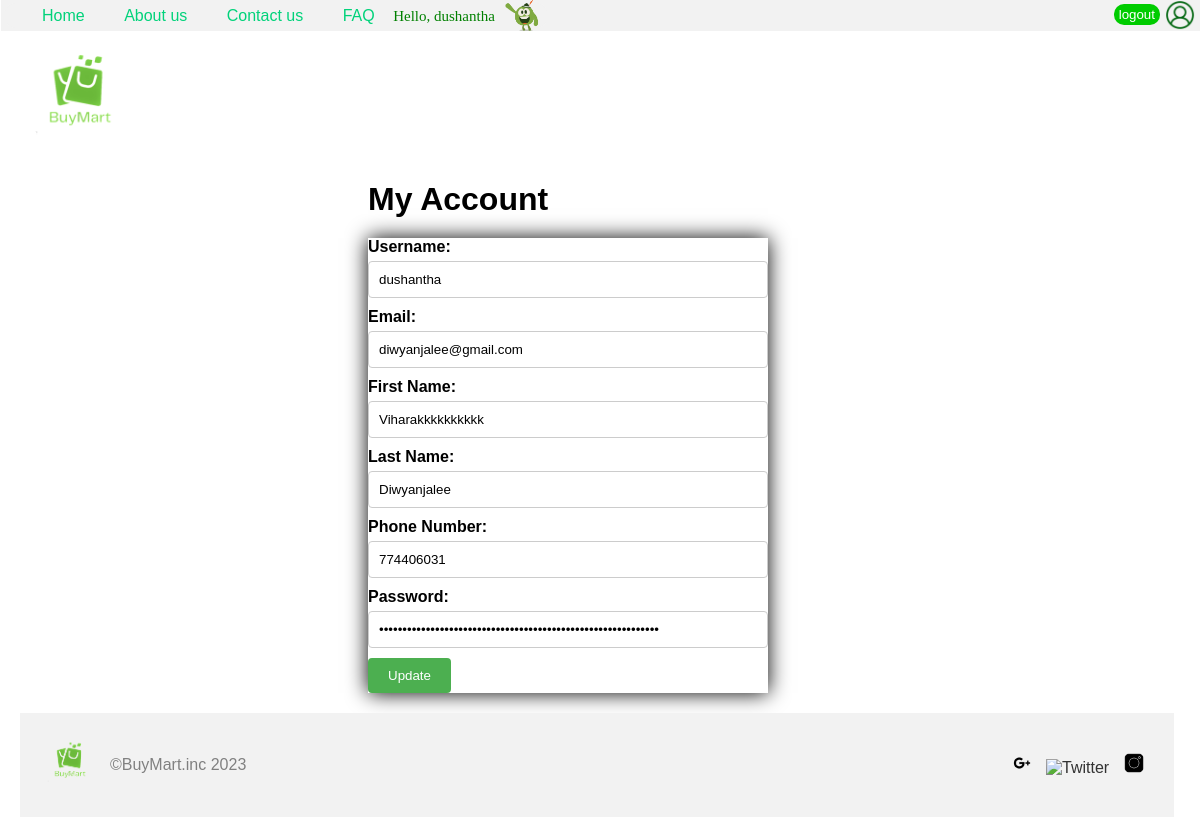
/reguser/myacc.php (signed in), run on the app's committed database.
### tables this page shows
CREATE TABLE `customer` (
  `user_Id` int(12) NOT NULL,
  `userName` varchar(30) NOT NULL,
  `email` varchar(30) NOT NULL,
  `first_name` varchar(50) NOT NULL,
  `last_name` varchar(50) NOT NULL,
  `phone_number` int(20) NOT NULL,
  `password` varchar(100) NOT NULL,
  `image` varchar(100) NOT NULL
);

### reguser/myacc.php (the view, shortened to what this page needs)
<!DOCTYPE html>
<html>
<head>
<link rel="stylesheet" href="../home page/style/style.css">
</head>
<body>
<a href="#" ><img src="../home page/img/logo.png" class="logo"></a>
	<div class="header">
		<div class="navbar">
			<a href="loggedhome.php"  >Home</a>
			<a href="aboutusn1.php" >About us</a>
			<a href="contactus.php">Contact us</a>
			<a href="qna.php">FAQ</a>
			<?php
echo "<span class='hello'>";
echo "Hello, " . $_SESSION['username'];
echo "</span>";
?>
	<img src="../home page/img/giphy.gif" id='hello'></div>
	</div>
	<div class="sublog">
		<button id="log"><a href="../home page/logout.php">logout</a></button>
	</div>
	<a href="myacc.php"><img src="../home page/img/account.png" class="acc"></a>
    <h1>My Account</h1>
    <?php
    $servername = "localhost";
    $username = "root";
    $password = "";
    $dbname = "buymart";
    $conn = new mysqli($servername, $username, $password, $dbname);
    $customerId = $_SESSION['username'];
    $sql = "SELECT * FROM customer WHERE userName = '$customerId'";
    $result = $conn->query($sql);
    if ($result->num_rows > 0) {
        $row = $result->fetch_assoc();
        $userName = $row["userName"];
        $email = $row["email"];
        $firstName = $row["first_name"];
        $lastName = $row["last_name"];
        $phoneNumber = $row["phone_number"];
        $password = $row["password"];
        ?>
        <form action="update_customer.php" method="post">
            <label for="userName">Username:</label>
            <input type="text" name="userName" value="<?php echo $userName; ?>"><br>
            <label for="email">Email:</label>
            <input type="email" name="email" value="<?php echo $email; ?>"><br>
            <label for="firstName">First Name:</label>
            <input type="text" name="firstName" value="<?php echo $firstName; ?>"><br>
            <label for="lastName">Last Name:</label>
            <input type="text" name="lastName" value="<?php echo $lastName; ?>"><br>
            <label for="phoneNumber">Phone Number:</label>
            <input type="text" name="phoneNumber" value="<?php echo $phoneNumber; ?>"><br>
            <label for="password">Password:</label>
            <input type="password" name="password" value="<?php echo $password; ?>"><br>
            <input type="submit" value="Update">
        </form>
        <?php
    } else {
        echo "Customer data not found.";
    }
    ?>
    <footer class="footer">
    <div class="footer-logo">
      <a href="http://localhost/buymart/Admin%20-%20Backend/Homepage.php"><img src="../home page/img/logo.png" alt="Logo"><a/>
    </div>
	<p id="copyr">©BuyMart.inc 2023</p>
    <div class="social-media">
      <a href="https://www.facebook.com/example"><img src="../home page/img/facebook.png" alt="Facebook"></a>
      <a href="https://www.twitter.com/example"><img src="../home page/img/twitter.png" alt="Twitter"></a>
      <a href="https://www.instagram.com/example"><img src="../home page/img/instagram.png" alt="Instagram"></a>
    </div>
  </footer>
</body>
</html>

### Home page/style/style.css (style rules this page uses)
body { background-color: #fff; }
.header { font-family:'Poppins',sans-serif; position:fixed; top:-5px; left:1PX; width:100%; padding:20px 10%; display:flex; justify-content:space-between; align-items:center; display: inline-block; background-color: #f2f2f2; padding: 3px; margin-top:5px; }
.logo { margin-top:16px; width: 120px; height: 120px; cursor:pointer; }
.navbar { display: inline-block; background-color: #f2f2f2; padding: 3px; border-radius: 14px; }
.navbar a { font-size:16px; color:#01d27a; text-decoration:none; font-weight:500; margin-left:35px; transition:.4s; }
.sublog { position: fixed; top: 4px; right: 40px; }
.acc { position: fixed; top: 0px; right: 5px; width: 30px; height: 30px; }
#log { padding: 3px 5px; font-family:'Poppins',sans-serif; background-color: #00cc00; color:white; border-radius: 10px; cursor: pointer; border: none; }
#log a,#sub a { text-decoration: none; color:white; }
.footer { bottom:0; background-color: #f2f2f2; padding: 20px; display: flex; width:96%; align-items: center; }
#copyr { color:gray; }
.footer-logo { margin-right: 10px; }
.footer-logo img { height: 60px; }
.social-media { align-items:center; margin-left: auto; }
.social-media img { height:20px; width:20px; }
.social-media a { color: #333; text-decoration: none; margin-right: 10px; }
#hello { margin-top:-15px; margin-left:6px; margin-bottom:-10px; width:40px; }

### reguser/myacc.php (style rules this page uses)
body { font-family: Arial, sans-serif; margin: 0; padding: 20px; }
h1 { margin-bottom: 20px; margin-left:30%; }
form { box-shadow: 0 0 20px rgba(0, 0, 0, 1); max-width: 400px; margin-bottom: 20px; margin-left:30%; }
label { display: block; margin-bottom: 5px; font-weight: bold; }
input[type="text"], input[type="email"], input[type="password"] { width: 100%; padding: 10px; margin-bottom: 10px; border: 1px solid #ccc; border-radius: 4px; box-sizing: border-box; }
input[type="submit"] { background-color: #4CAF50; color: white; padding: 10px 20px; border: none; border-radius: 4px; cursor: pointer; }
a { text-decoration: none; }
.hello { margin-left:14px; font-family: cursive; font-size: 15px; color:green; }

### data on the page
customer: userName "dushantha", email "diwyanjalee@gmail.com", firstName "Viharakkkkkkkkkk", lastName "Diwyanjalee", phoneNumber "774406031"

### other printed values
$_SESSION['username'] "dushantha"
